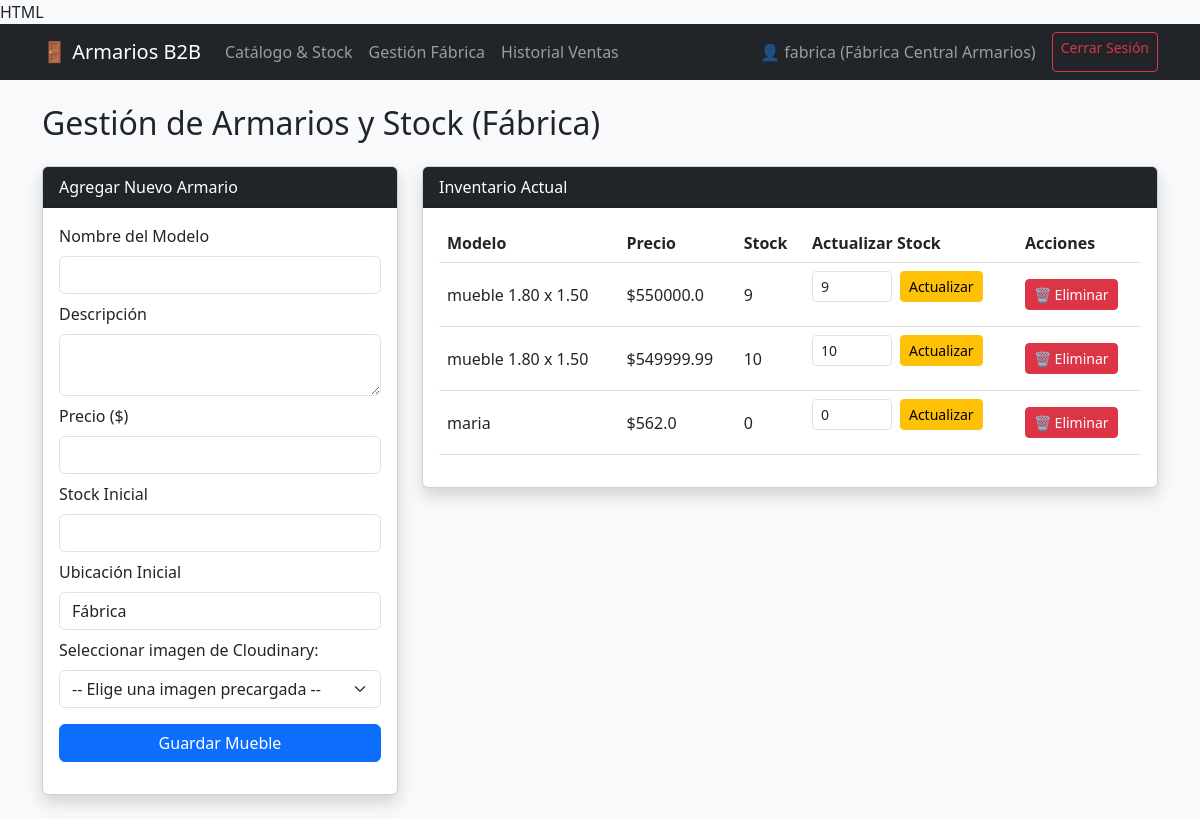
Before: /muebles/gestionar (signed in) with the older database file.
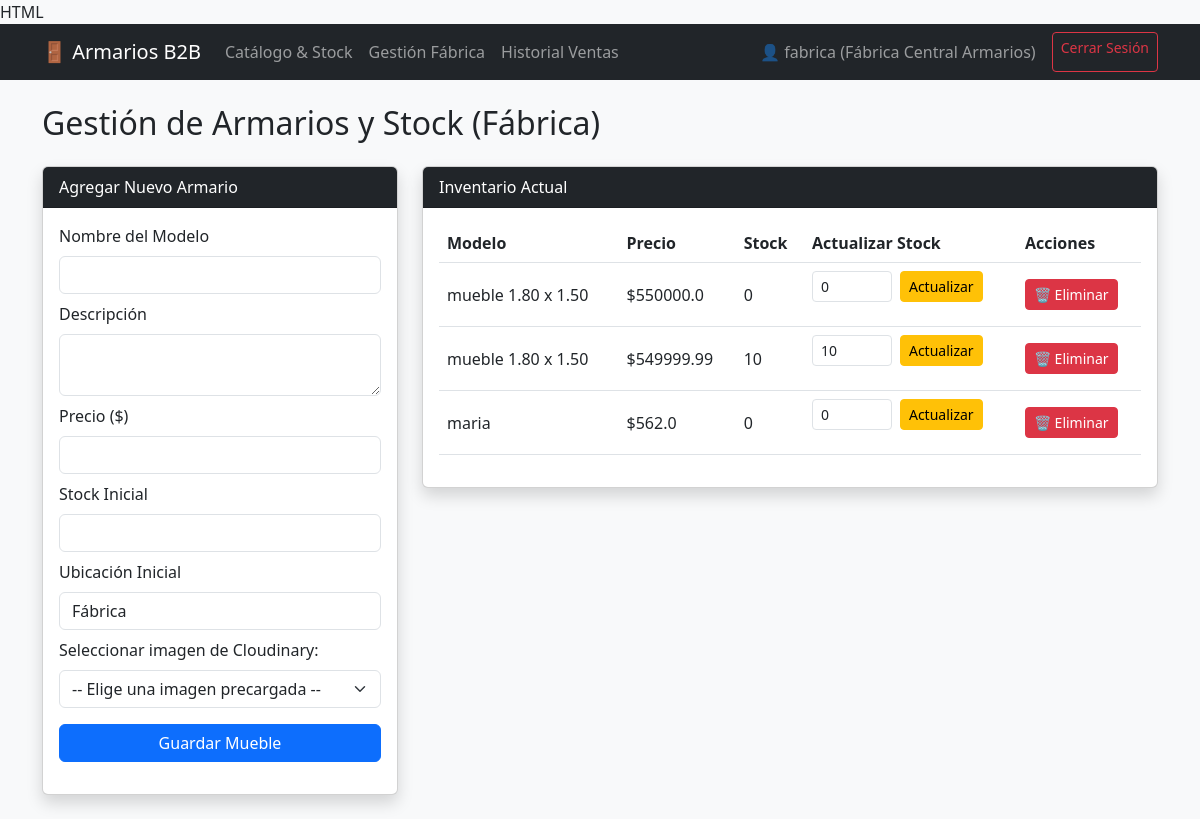
After: the same page with the newer database file.
### app.py (models this page shows, shortened)
class Usuario(UserMixin, db.Model):
    __tablename__ = 'usuarios'
    id = db.Column(db.Integer, primary_key=True)
    username = db.Column(db.String(50), unique=True, nullable=False)
    password_hash = db.Column(db.String(255), nullable=False)
    rol = db.Column(db.String(20), nullable=False) # 'fabrica' o 'vendedor'
    nombre_local = db.Column(db.String(100), nullable=True)

class Mueble(db.Model):
    id = db.Column(db.Integer, primary_key=True)
    nombre = db.Column(db.String(100), nullable=False)
    descripcion = db.Column(db.Text, nullable=True)
    precio = db.Column(db.Float, nullable=False)
    stock = db.Column(db.Integer, default=0)
    imagen = db.Column(db.String(255), nullable=True)
    ubicacion = db.Column(db.String(50), default='Fábrica')

### app.py (the view, shortened to what this page needs)
@app.route('/muebles/gestionar', methods=['GET', 'POST'])
@login_required
def gestionar_muebles():
    if current_user.rol != 'fabrica':
        flash('Acceso denegado.', 'danger')
        return redirect(url_for('catalogo'))
    muebles = Mueble.query.all()
    return render_template('gestionar_muebles.html', muebles=muebles, imagenes_stock=IMAGENES_PRESELECCIONADAS)

### app.py (called while the page is built)
@login_manager.user_loader
def load_user(user_id):
    return Usuario.query.get(int(user_id))

### templates/gestionar_muebles.html (shortened to what this page needs)
{% extends "base.html" %}
{% block content %}
<h2>Gestión de Armarios y Stock (Fábrica)</h2>
<div class="row mt-4">
    <div class="col-md-4 mb-4">
        <div class="card shadow">
            <div class="card-header bg-dark text-white">Agregar Nuevo Armario</div>
            <div class="card-body">
              <form action="{{ url_for('gestionar_muebles') }}" method="POST" enctype="multipart/form-data">
                    <div class="mb-2">
                        <label class="form-label">Nombre del Modelo</label>
                        <input type="text" name="nombre" class="form-control" required>
                    </div>
                    <div class="mb-2">
                        <label class="form-label">Descripción</label>
                        <textarea name="descripcion" class="form-control" rows="2"></textarea>
                    </div>
                    <div class="mb-2">
                        <label class="form-label">Precio ($)</label>
                        <input type="number" step="0.01" name="precio" class="form-control" required>
                    </div>
                    <div class="mb-2">
                        <label class="form-label">Stock Inicial</label>
                        <input type="number" name="stock" class="form-control" required>
                    </div>
                    <div class="mb-2">
                        <label for="ubicacion" class="form-label">Ubicación Inicial</label>
                        <select class="form-control" id="ubicacion" name="ubicacion" required>
                            <option value="Fábrica" selected>Fábrica</option>
                        </select>
                    </div>
                    <div class="mb-3">
                         <label for="imagen_catalogo" class="form-label">Seleccionar imagen de Cloudinary:</label>
                         <select name="imagen_catalogo" id="imagen_catalogo" class="form-select" onchange="mostrarMiniatura(this)">
                          <option value="">-- Elige una imagen precargada --</option>
                        </select>
                      </div>
                    <button type="submit" class="btn btn-primary w-100">Guardar Mueble</button>
                </form>
            </div>
        </div>
    </div>
    <div class="col-md-8">
        <div class="card shadow">
            <div class="card-header bg-dark text-white">Inventario Actual</div>
            <div class="card-body">
               <table class="table align-middle">
                 <thead>
                     <tr>
                         <th>Modelo</th>
                         <th>Precio</th>
                         <th>Stock</th>
                         <th>Actualizar Stock</th>
                         <th>Acciones</th>
                    </tr>
                </thead>
                <tbody>
                   {% for mueble in muebles %}
                   <tr>
                     <td>{{ mueble.nombre }}</td>
                     <td>${{ mueble.precio }}</td>
                     <td>{{ mueble.stock }}</td>
                     <td>
                      <form method="POST" action="{{ url_for('actualizar_stock', id=mueble.id) }}" class="d-flex gap-2">
                      <input type="number" name="stock" value="{{ mueble.stock }}" class="form-control form-control-sm" style="width: 80px;">
                      <button type="submit" class="btn btn-sm btn-warning">Actualizar</button>
                      </form>
                     </td>
                     <td>
                          <form action="{{ url_for('eliminar_mueble', id=mueble.id) }}" method="POST" onsubmit="return confirm('¿Estás seguro de que deseas eliminar este mueble?');" style="display:inline;">
                            <button type="submit" class="btn btn-sm btn-danger">🗑️ Eliminar</button>
                          </form>
                     </td>
                    </tr>
                    {% endfor %}
                  </tbody>
              </table>
            </div>
        </div>
    </div>
</div>
{% endblock %}

### templates/base.html (shortened to what this page needs)
<!DOCTYPE html>
<html lang="es">
<head>
    <link href="https://cdn.jsdelivr.net/npm/bootstrap@5.3.0/dist/css/bootstrap.min.css" rel="stylesheet">
</head>
<body class="bg-light">
    <nav class="navbar navbar-expand-lg navbar-dark bg-dark mb-4">
        <div class="container">
            <a class="navbar-brand" href="{{ url_for('catalogo') }}">🚪 Armarios B2B</a>
            {% if current_user.is_authenticated %}
            <div class="navbar-nav me-auto">
                <a class="nav-link" href="{{ url_for('catalogo') }}">Catálogo & Stock</a>
                {% if current_user.rol == 'fabrica' %}
                <a class="nav-link" href="{{ url_for('gestionar_muebles') }}">Gestión Fábrica</a>
                {% endif %}
                <a class="nav-link" href="{{ url_for('historial_ventas') }}">Historial Ventas</a>
            </div>
            <div class="navbar-nav">
                <span class="navbar-text me-3">👤 {{ current_user.username }} ({{ current_user.nombre_local }})</span>
                <a class="btn btn-outline-danger btn-sm" href="{{ url_for('logout') }}">Cerrar Sesión</a>
            </div>
            {% endif %}
        </div>
    </nav>
    <div class="container">
        {% block content %}{% endblock %}
    </div>
</body>
</html>

Changed rows visible on the page:
changed Mueble (number 1 of 3 on the later page): stock "9" → "0"
